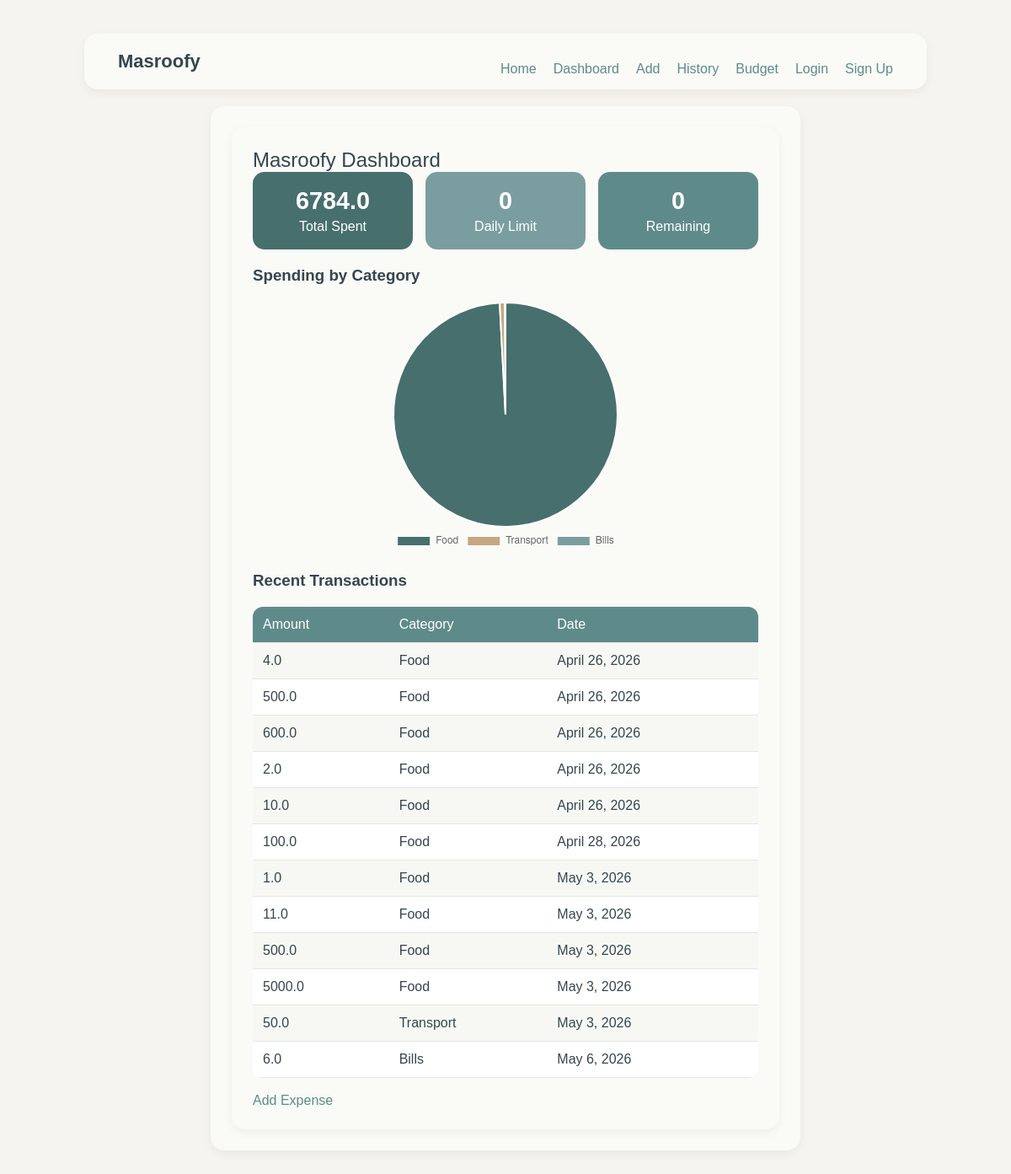
Before: /dashboard/ with the older database file.
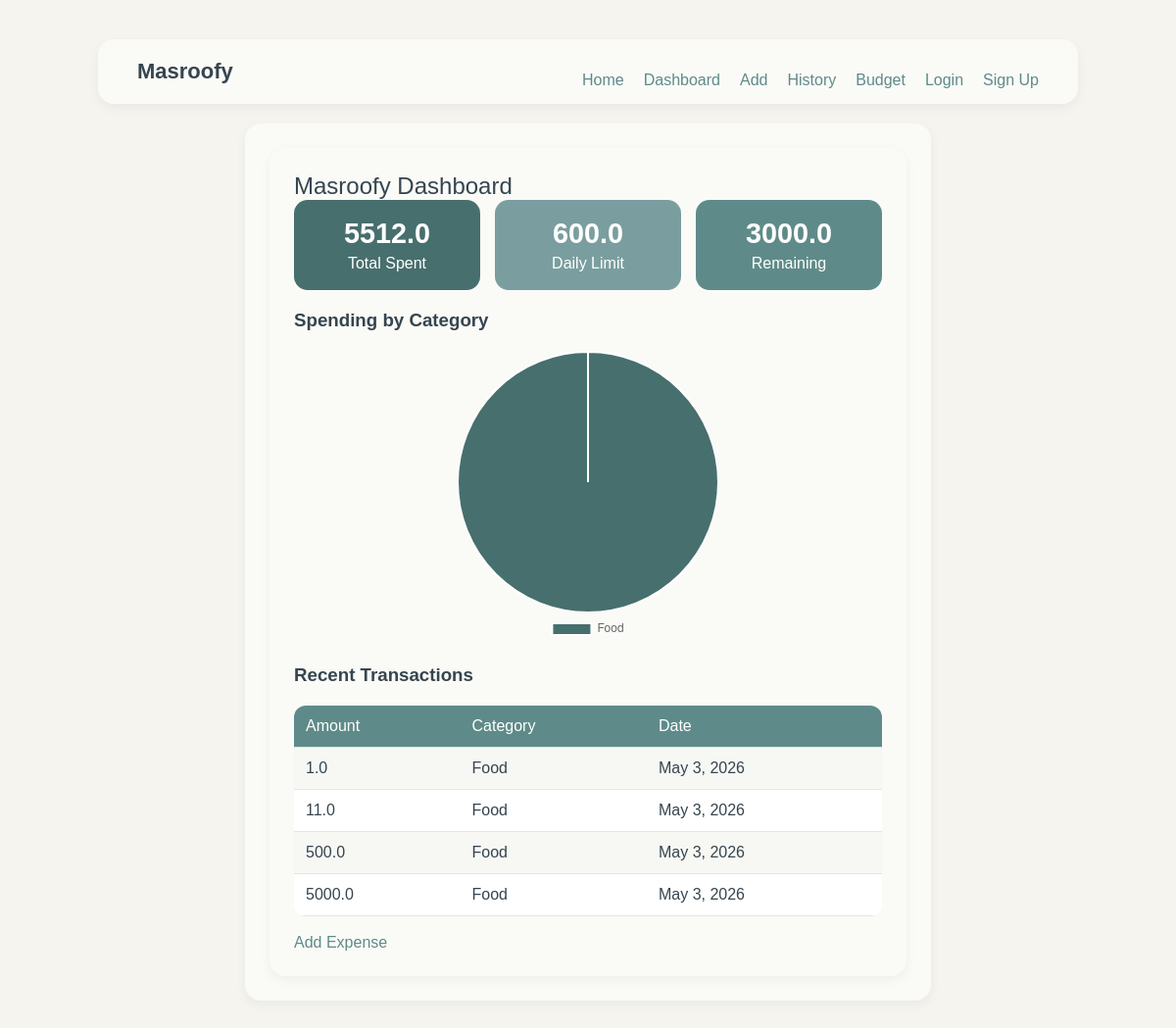
After: the same page with the newer database file.
### expenses/models.py (models this page shows, shortened)
class Log(models.Model):
    amount = models.FloatField()
    date = models.DateField(auto_now_add=True)
    category = models.ForeignKey(Category, on_delete=models.CASCADE)

class Category(models.Model):
    name = models.CharField(max_length=100)
    def __str__(self):
        return self.name

### dashboard/views.py (the view)
# urls.py: path('', views.dashboard, name='dashboard'),
def dashboard(request):
    logs = Log.objects.all()
    cycle = BudgetCycle.objects.filter (is_active=True).first()
    total_spent = sum(log.amount for log in logs)
    daily_limit =0
    remaining = 0
    alert_message= None
    threshold = None
    if cycle:
        cycle.update_limit()
        daily_limit = round(cycle.safe_limit, 2)
        remaining = round(cycle.allowance - cycle._get_total_spent(), 2)
        alert_message = cycle.push_alert()
        threshold = cycle.calc_threshold()
    categories = Category.objects.all()
    category_names=[]
    category_totals=[]
    for cat in categories:
        cat_logs = logs.filter(category=cat)
        cat_total = sum (log.amount for log in cat_logs)
        if cat_total>0:
            category_names.append(cat.name)
            category_totals.append(cat_total)
    context = {
        'total_spent': total_spent,
        'daily_limit': daily_limit,
        'remaining': remaining,
        'logs': logs,
        'category_names': category_names,
        'category_totals' : category_totals,
        'alert_message': alert_message,
        'threshold': threshold,
    }
    return render(request, 'dashboard/dashboard.html', context)

### BudgetCycle/models.py (called while the page is built)
    def calculate_limit(self) -> float:
        today = timezone.now().date()
        remaining_days = (self.end_date - today).days + 1
        if remaining_days <= 0:
            self.safe_limit = 0.0
            return 0.0
        total_spent = self._get_total_spent()
        remaining_balance = self.allowance - total_spent
        if remaining_days == 1:
            self.safe_limit = max(0.0, remaining_balance)
        else:
            self.safe_limit = max(0.0, remaining_balance / remaining_days)
        return self.safe_limit

    def update_limit(self) -> None:
        self.calculate_limit()
        self.save()

    def calc_threshold(self) -> dict:
        if self.allowance <= 0:
            return {"percentage": 0.0, "warn_80": False, "exhausted": False}
        total_spent = self._get_total_spent()
        percentage = (total_spent / self.allowance) * 100
        return {
            "percentage": round(percentage, 2),
            "warn_80": percentage >= 80,
            "exhausted": percentage >= 100,
        }

### dashboard/templates/dashboard/dashboard.html (shortened to what this page needs)
{% extends 'base.html' %}
{% block content %}
<!DOCTYPE html>
<html>
<head>
</head>
<body>
    <div class="container">
        <h2>Masroofy Dashboard</h2>
        <div class="stats">
            <div class="stat-box spent">
                <h3>{{ total_spent }}</h3>
                <p>Total Spent</p>
            </div>
            <div class="stat-box limit">
                <h3>{{ daily_limit }}</h3>
                <p>Daily Limit</p>
            </div>
            <div class="stat-box">
                <h3>{{ remaining }}</h3>
                <p>Remaining</p>
            </div>
        </div>
        <h3>Spending by Category</h3>
        <div class="chart-container">
            <canvas id="pieChart"></canvas>
        </div>
        <h3>Recent Transactions</h3>
        <table>
            <tr>
                <th>Amount</th>
                <th>Category</th>
                <th>Date</th>
            </tr>
            {% for log in logs %}
            <tr>
                <td>{{ log.amount }}</td>
                <td>{{ log.category }}</td>
                <td>{{ log.date }}</td>
            </tr>
            {% empty %}
            <tr>
                <td colspan="3">No transactions yet</td>
            </tr>
            {% endfor %}
        </table>
        <a href="{% url 'add' %}">Add Expense</a>
    </div>
    <script>
        const ctx = document.getElementById('pieChart').getContext('2d');
        const pieChart = new Chart(ctx, {
            type: 'pie',
            data: {
                labels: {{ category_names| safe }},
        datasets: [{
            data: {{ category_totals| safe }},
            backgroundColor: [
            '#476F6D',
            '#C4A882',
            '#7A9E9F',
            '#8B6F5E',
            '#A8C5C3',
            '#36454F',
        ],
            }]
        },
        options: {
            responsive: true,
                plugins: {
                legend: {
                    position: 'bottom',
                }
            }
        }
    });
    </script>
</body>
</html>
{% endblock %}

Changed rows visible on the page:
removed Log: amount "4.0", category "Food", date "April 26, 2026"
removed Log: amount "500.0", category "Food", date "April 26, 2026"
removed Log: amount "600.0", category "Food", date "April 26, 2026"
removed Log: amount "2.0", category "Food", date "April 26, 2026"
removed Log: amount "10.0", category "Food", date "April 26, 2026"
removed Log: amount "100.0", category "Food", date "April 28, 2026"
removed Log: amount "50.0", category "Transport", date "May 3, 2026"
removed Log: amount "6.0", category "Bills", date "May 6, 2026"
Other visible differences:
{{ total_spent }}: "6784.0" → "5512.0"
{{ daily_limit }}: "0" → "600.0"
{{ remaining }}: "0" → "3000.0"
chart data {{ category_names| safe }}: ['Food', 'Transport', 'Bills'] → ['Food']
chart data {{ category_totals| safe }}: [6728.0, 50.0, 6.0] → [5512.0]
